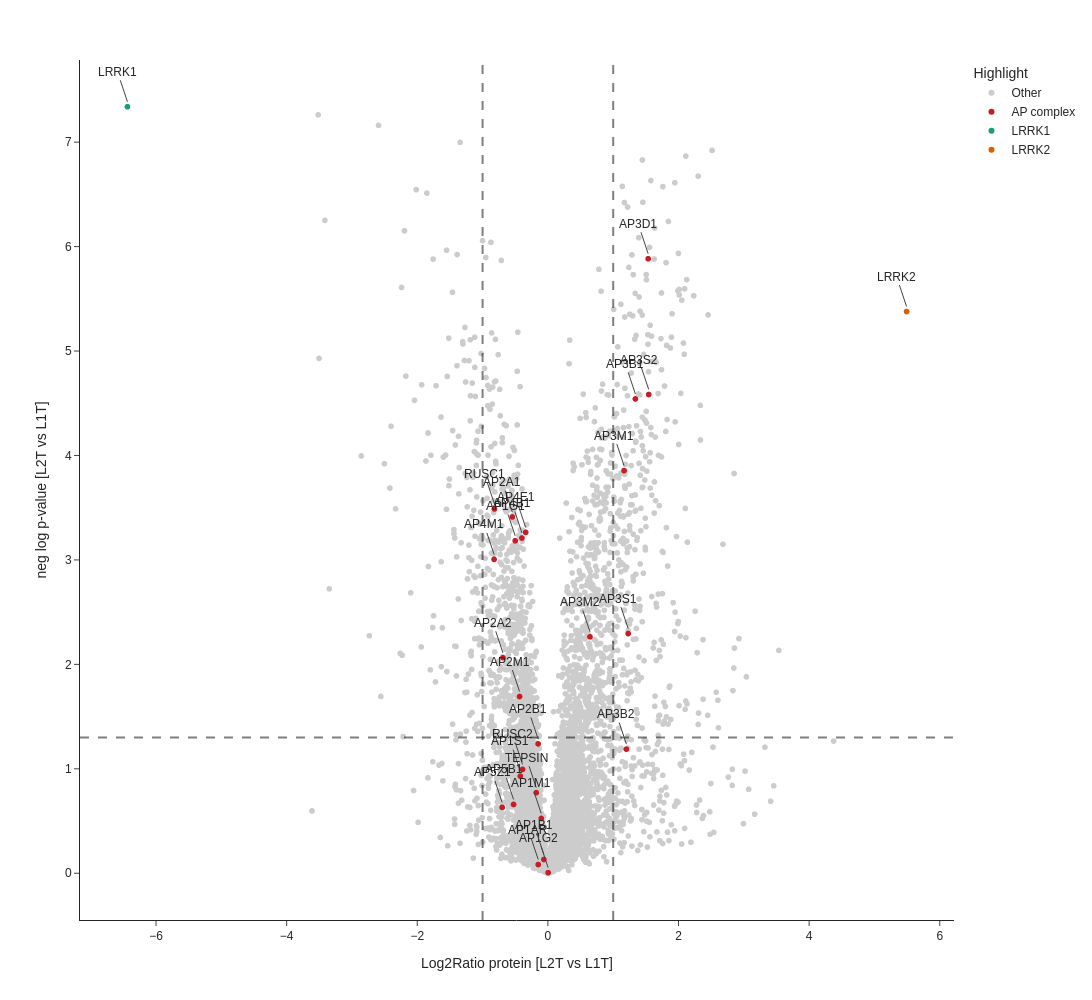

Notebook code cell kept with this figure:
### Code cell
fig_S2B = px.scatter(
    fInt,
    x="Student's T-test Difference L2T_L1T",
    y="-Log Student's T-test p-value L2T_L1T",
    color="Highlight",
    color_discrete_map=Fig_color_map,
    template="simple_white",
    hover_data=["PG.Genes", "PG.ProteinAccessions"],
    labels={
        "Student's T-test Difference L2T_L1T": "Log2Ratio protein [L2T vs L1T]",
        "-Log Student's T-test p-value L2T_L1T": "neg log p-value [L2T vs L1T]",
        "PG.Genes": "Gene",
    },
)

annotate = fInt.loc[
    fInt["Highlight"].isin(["LRRK1","LRRK2","AP complex"]),
    [
        "Student's T-test Difference L2T_L1T",
        "-Log Student's T-test p-value L2T_L1T",
        "PG.Genes",
    ],
]

for x, y, gene in annotate.itertuples(index=False):
    fig_S2B.add_annotation(
        x=x,
        y=y,
        text=gene,
        showarrow=True,
        yshift=5,
    )

fig_S2B.update_layout(
    height=1000,
    width=1500,
    font_family="Arial",
)

fig_S2B.add_hline(y=1.3, opacity=0.5, line_width=2, line_dash="dash")
fig_S2B.add_vline(x=1, opacity=0.5, line_width=2, line_dash="dash")
fig_S2B.add_vline(x=-1, opacity=0.5, line_width=2, line_dash="dash")

fig_S2B.show()

### Figure 1 — Plotly figure (JSON) as saved in the notebook; plotly's stock layout.template omitted (floating-point values rounded to 4 significant figures; data arrays with more than 128 entries replaced by an {"elided": "..."} marker saying what was removed)
{"data": [{"customdata": {"elided": "5983x2 str values"}, "hovertemplate": "Highlight=Other<br>Log2Ratio protein [L2T vs L1T]=%{x}<br>neg log p-value [L2T vs L1T]=%{y}<br>Gene=%{customdata[0]}<br>PG.ProteinAccessions=%{customdata[1]}<extra></extra>", "legendgroup": "Other", "marker": {"color": "rgb(204,204,204)", "symbol": "circle"}, "mode": "markers", "name": "Other", "showlegend": true, "type": "scattergl", "x": {"elided": "5983 float values"}, "xaxis": "x", "y": {"elided": "5983 float values"}, "yaxis": "y"}, {"customdata": [["AP4M1", "O00189"], ["AP3B1", "O00203"], ["AP3D1", "O14617"], ["AP5Z1", "O43299"], ["AP1G1", "O43747"], ["AP1G2", "O75843"], ["AP2A2", "O94973"], ["AP2A1", "O95782"], ["AP3M2", "P53677"], ["AP3S2", "P59780"], ["AP1S1", "P61966"], ["AP2B1", "P63010"], ["AP1B1", "Q10567"], ["AP3B2", "Q13367"], ["AP5B1", "Q2VPB7"], ["AP1AR", "Q63HQ0"], ["RUSC2", "Q8N2Y8"], ["AP3S1", "Q92572"], ["AP2M1", "Q96CW1"], ["TEPSIN", "Q96N21"], ["RUSC1", "Q9BVN2"], ["AP1M1", "Q9BXS5"], ["AP4E1", "Q9UPM8"], ["AP3M1", "Q9Y2T2"], ["AP4B1", "Q9Y6B7"]], "hovertemplate": "Highlight=AP complex<br>Log2Ratio protein [L2T vs L1T]=%{x}<br>neg log p-value [L2T vs L1T]=%{y}<br>Gene=%{customdata[0]}<br>PG.ProteinAccessions=%{customdata[1]}<extra></extra>", "legendgroup": "AP complex", "marker": {"color": "#c81d25", "symbol": "circle"}, "mode": "markers", "name": "AP complex", "showlegend": true, "type": "scattergl", "x": [-0.8243, 1.34, 1.535, -0.7009, -0.501, 0.003604, -0.6886, -0.5457, 0.6444, 1.544, -0.4225, -0.1501, -0.06169, 1.202, -0.5259, -0.1479, -0.3882, 1.229, -0.4339, -0.178, -0.8187, -0.1022, -0.3406, 1.166, -0.3973], "xaxis": "x", "y": [3.005, 4.541, 5.884, 0.6309, 3.183, 0.005746, 2.063, 3.411, 2.264, 4.584, 0.9296, 1.238, 0.1316, 1.189, 0.6585, 0.08359, 0.9943, 2.295, 1.692, 0.7712, 3.488, 0.5249, 3.264, 3.855, 3.21], "yaxis": "y"}, {"customdata": [["LRRK1", "Q38SD2"]], "hovertemplate": "Highlight=LRRK1<br>Log2Ratio protein [L2T vs L1T]=%{x}<br>neg log p-value [L2T vs L1T]=%{y}<br>Gene=%{customdata[0]}<br>PG.ProteinAccessions=%{customdata[1]}<extra></extra>", "legendgroup": "LRRK1", "marker": {"color": "#1b9e77", "symbol": "circle"}, "mode": "markers", "name": "LRRK1", "showlegend": true, "type": "scattergl", "x": [-6.438], "xaxis": "x", "y": [7.339], "yaxis": "y"}, {"customdata": [["LRRK2", "Q5S007"]], "hovertemplate": "Highlight=LRRK2<br>Log2Ratio protein [L2T vs L1T]=%{x}<br>neg log p-value [L2T vs L1T]=%{y}<br>Gene=%{customdata[0]}<br>PG.ProteinAccessions=%{customdata[1]}<extra></extra>", "legendgroup": "LRRK2", "marker": {"color": "#d95f02", "symbol": "circle"}, "mode": "markers", "name": "LRRK2", "showlegend": true, "type": "scattergl", "x": [5.492], "xaxis": "x", "y": [5.378], "yaxis": "y"}], "layout": {"annotations": [{"showarrow": true, "text": "AP4M1", "x": -0.8243, "y": 3.005, "yshift": 5}, {"showarrow": true, "text": "AP3B1", "x": 1.34, "y": 4.541, "yshift": 5}, {"showarrow": true, "text": "AP3D1", "x": 1.535, "y": 5.884, "yshift": 5}, {"showarrow": true, "text": "AP5Z1", "x": -0.7009, "y": 0.6309, "yshift": 5}, {"showarrow": true, "text": "AP1G1", "x": -0.501, "y": 3.183, "yshift": 5}, {"showarrow": true, "text": "AP1G2", "x": 0.003604, "y": 0.005746, "yshift": 5}, {"showarrow": true, "text": "AP2A2", "x": -0.6886, "y": 2.063, "yshift": 5}, {"showarrow": true, "text": "AP2A1", "x": -0.5457, "y": 3.411, "yshift": 5}, {"showarrow": true, "text": "AP3M2", "x": 0.6444, "y": 2.264, "yshift": 5}, {"showarrow": true, "text": "AP3S2", "x": 1.544, "y": 4.584, "yshift": 5}, {"showarrow": true, "text": "AP1S1", "x": -0.4225, "y": 0.9296, "yshift": 5}, {"showarrow": true, "text": "AP2B1", "x": -0.1501, "y": 1.238, "yshift": 5}, {"showarrow": true, "text": "AP1B1", "x": -0.06169, "y": 0.1316, "yshift": 5}, {"showarrow": true, "text": "AP3B2", "x": 1.202, "y": 1.189, "yshift": 5}, {"showarrow": true, "text": "AP5B1", "x": -0.5259, "y": 0.6585, "yshift": 5}, {"showarrow": true, "text": "LRRK1", "x": -6.438, "y": 7.339, "yshift": 5}, {"showarrow": true, "text": "LRRK2", "x": 5.492, "y": 5.378, "yshift": 5}, {"showarrow": true, "text": "AP1AR", "x": -0.1479, "y": 0.08359, "yshift": 5}, {"showarrow": true, "text": "RUSC2", "x": -0.3882, "y": 0.9943, "yshift": 5}, {"showarrow": true, "text": "AP3S1", "x": 1.229, "y": 2.295, "yshift": 5}, {"showarrow": true, "text": "AP2M1", "x": -0.4339, "y": 1.692, "yshift": 5}, {"showarrow": true, "text": "TEPSIN", "x": -0.178, "y": 0.7712, "yshift": 5}, {"showarrow": true, "text": "RUSC1", "x": -0.8187, "y": 3.488, "yshift": 5}, {"showarrow": true, "text": "AP1M1", "x": -0.1022, "y": 0.5249, "yshift": 5}, {"showarrow": true, "text": "AP4E1", "x": -0.3406, "y": 3.264, "yshift": 5}, {"showarrow": true, "text": "AP3M1", "x": 1.166, "y": 3.855, "yshift": 5}, {"showarrow": true, "text": "AP4B1", "x": -0.3973, "y": 3.21, "yshift": 5}], "font": {"family": "Arial"}, "height": 1000, "legend": {"title": {"text": "Highlight"}, "tracegroupgap": 0}, "margin": {"t": 60}, "shapes": [{"line": {"dash": "dash", "width": 2}, "opacity": 0.5, "type": "line", "x0": 0, "x1": 1, "xref": "x domain", "y0": 1.3, "y1": 1.3, "yref": "y"}, {"line": {"dash": "dash", "width": 2}, "opacity": 0.5, "type": "line", "x0": 1, "x1": 1, "xref": "x", "y0": 0, "y1": 1, "yref": "y domain"}, {"line": {"dash": "dash", "width": 2}, "opacity": 0.5, "type": "line", "x0": -1, "x1": -1, "xref": "x", "y0": 0, "y1": 1, "yref": "y domain"}], "width": 1500, "xaxis": {"anchor": "y", "domain": [0, 1], "title": {"text": "Log2Ratio protein [L2T vs L1T]"}}, "yaxis": {"anchor": "x", "domain": [0, 1], "title": {"text": "neg log p-value [L2T vs L1T]"}}}}
